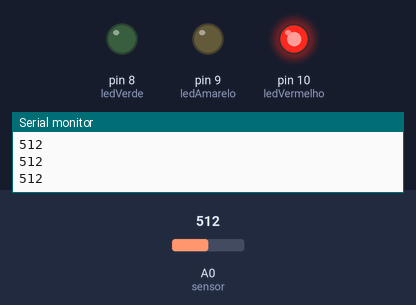
The sketch below on a simulated Arduino Uno, built with avr-gcc and run on an emulated ATmega328P. Parts: output pins drawn as LEDs (lit = HIGH), the last lines printed to the serial monitor. The inputs (shaded band) are chosen by the test bench; at power-on: A0 (sensor) = 512.

Above: at 1.2 s.
1.3 s: A0 (sensor) set to 742
2.8 s: A0 (sensor) set to 760
At 4.0 s:
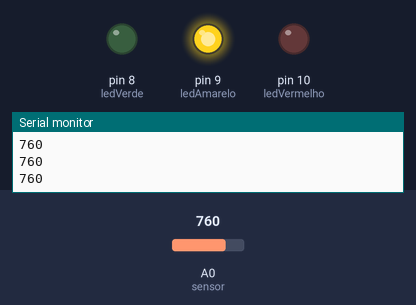
4.3 s: A0 (sensor) set to 782
5.8 s: A0 (sensor) set to 812
At 7.0 s:
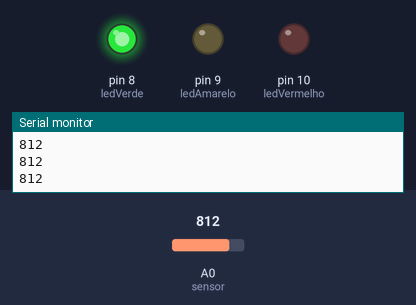
7.3 s: A0 (sensor) set to 790
At 8.5 s:
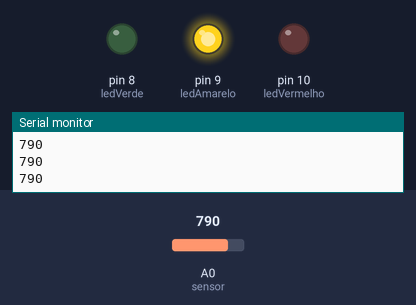
8.8 s: A0 (sensor) set to 810
At 9.4 s:
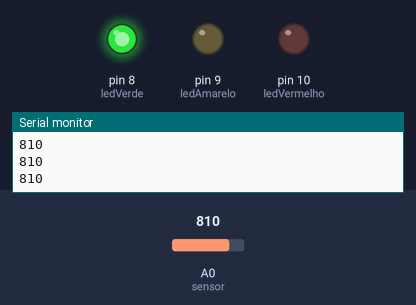
Timing chart, 0 to 11.3 s (numbered marks = the images above; inputs shaded):
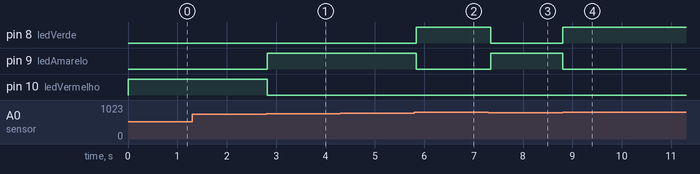

Measured:
- the behaviour switches between 749 and 750 on A0 (sensor) (found by bisection; images 0 and 1)
- the behaviour switches between 800 and 801 on A0 (sensor) (found by bisection; images 1 and 2)
- after the input at 2.8 s, pin 9 (ledAmarelo): LOW → HIGH at once; pin 10 (ledVermelho): HIGH → LOW at once
- after the input at 5.8 s, pin 8 (ledVerde): LOW → HIGH at once; pin 9 (ledAmarelo): HIGH → LOW at once
- after the input at 7.3 s, pin 8 (ledVerde): HIGH → LOW at once; pin 9 (ledAmarelo): LOW → HIGH at once
- after the input at 8.8 s, pin 8 (ledVerde): LOW → HIGH at once; pin 9 (ledAmarelo): HIGH → LOW at once

The sketch:

SensorLuz_leds.ino
```cpp
/*
sensor de luz com saida de leds
*/

int sensor = 0;      //Pino analógico em que o sensor está conectado.
int valorSensor = 0; //Usada para ler o valor do sensor em tempo real.

const int ledVerde = 8;
const int ledAmarelo = 9;
const int ledVermelho = 10;

//Função setup, executado uma vez ao ligar o Arduino.
void setup(){
  //Ativando o serial monitor que exibirá os valores lidos no sensor.
  Serial.begin(9600);

  //Definindo pinos digitais dos leds como de saída.
  pinMode(ledVerde,OUTPUT);
  pinMode(ledAmarelo,OUTPUT);
  pinMode(ledVermelho,OUTPUT);
}

//Função loop, executado enquanto o Arduino estiver ligado.
void loop(){

  //Lendo o valor do sensor.
  int valorSensor = analogRead(sensor);


  //Valores da luminosidade podem ser alterados conforme necessidade.

  //Luminosidade baixa.
  if (valorSensor < 750) {
    apagaLeds();
    digitalWrite(ledVermelho,HIGH);
  }

  //Luminosidade média.
  if (valorSensor >= 750 && valorSensor <= 800) {
    apagaLeds();
    digitalWrite(ledAmarelo,HIGH);
  }

  //Luminosidade alta.
  if (valorSensor > 800) {
    apagaLeds();
    digitalWrite(ledVerde,HIGH);
  }

  //Exibindo o valor do sensor no serial monitor.
  Serial.println(valorSensor);

  delay(50);
}

//Função criada para apagar todos os leds de uma vez.
void apagaLeds() {
  digitalWrite(ledVerde,LOW);
  digitalWrite(ledAmarelo,LOW);
  digitalWrite(ledVermelho,LOW);
}
```
